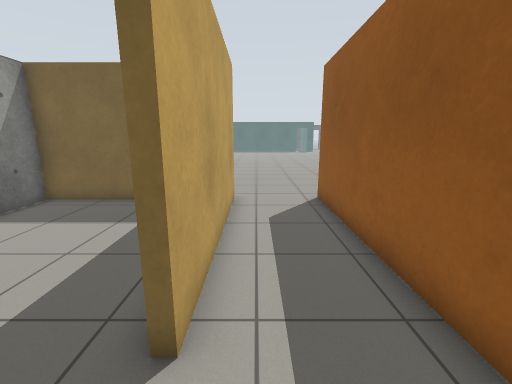
View 1 (above)

16 first-person views from a walk through a robot-simulator world made for Gazebo. The camera is 1.2 m above the floor, tilts 12° down and sees 90° across. The floor is counted in squares, 0.5 m on a side. Each view is taken from the middle of a square. On the plan, view 1 faces up. The plan holds only what a view shows up to about 17 squares ahead; the rest is blank. The place goes on beyond the plan.

View 2
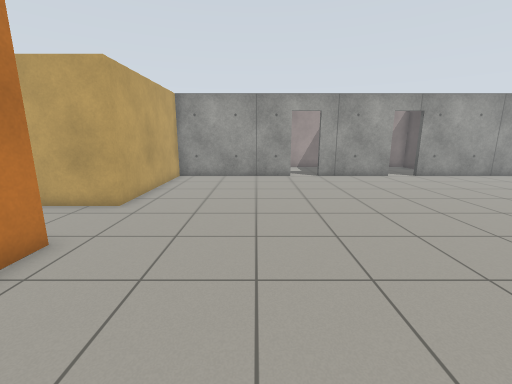

View 3
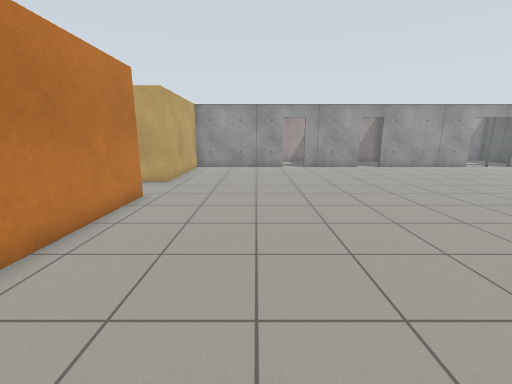

View 4
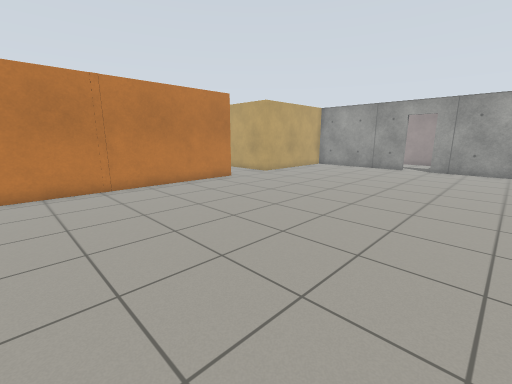

View 5
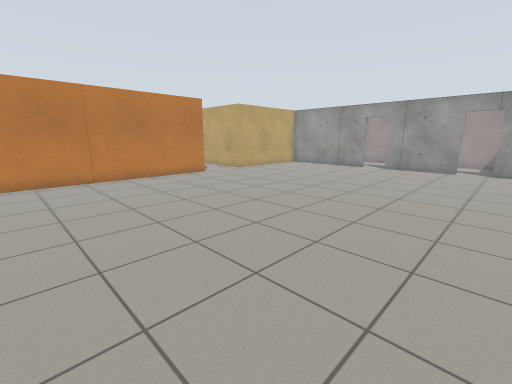

View 6
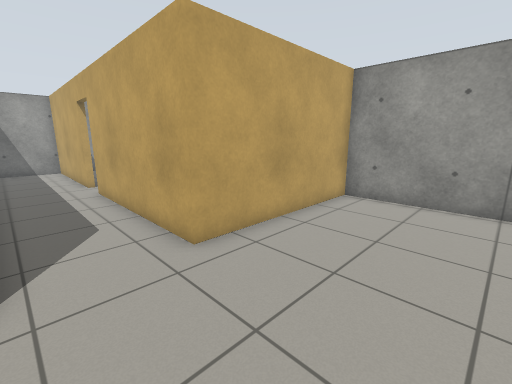

View 7
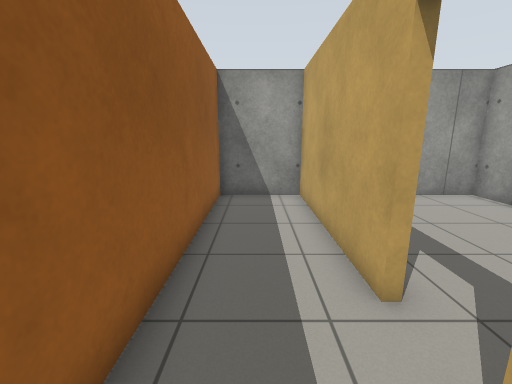

View 8
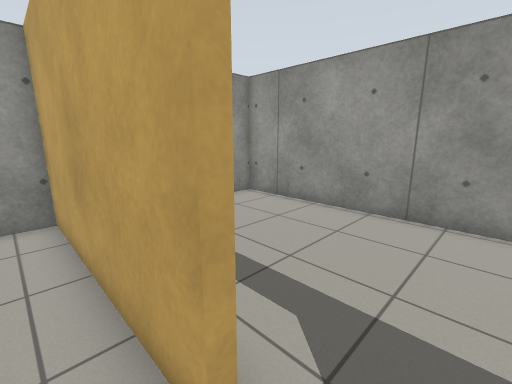

View 9
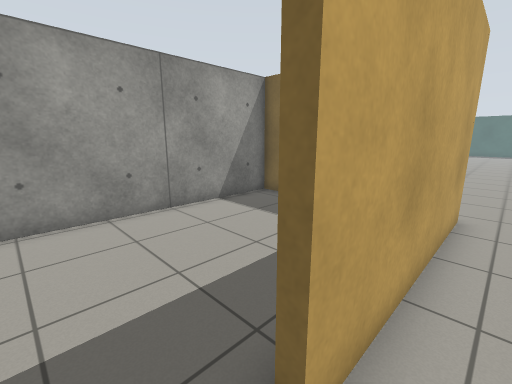

View 10
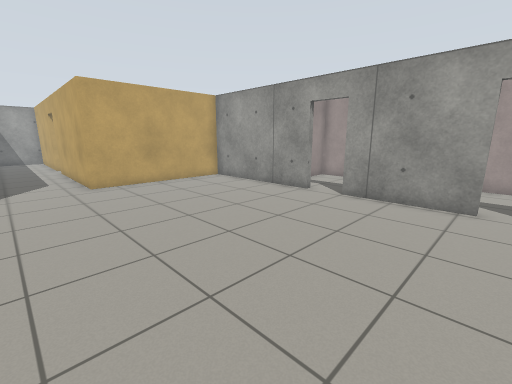

View 11
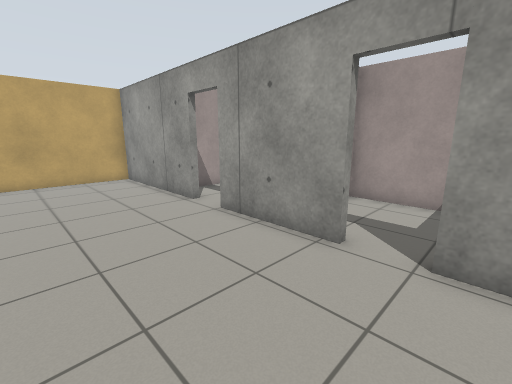

View 12
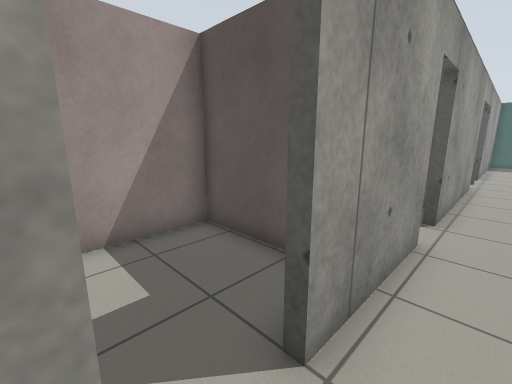

View 13
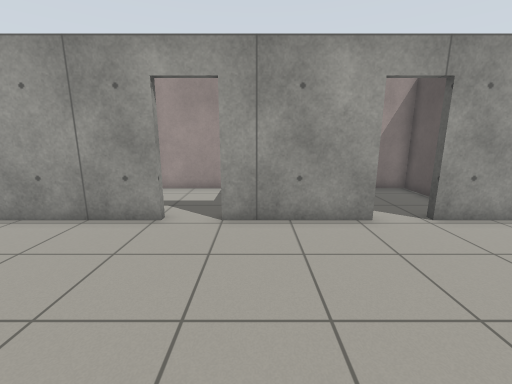

View 14
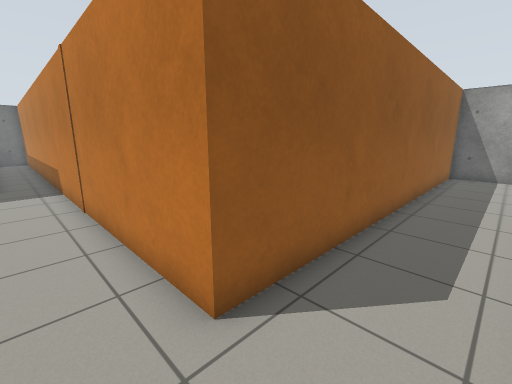

View 15
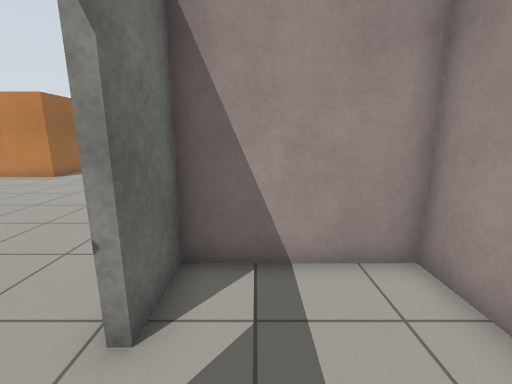

View 16
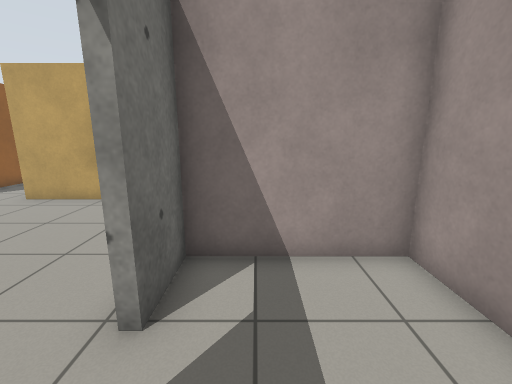

### Floor plan
Ten units are one square. View 1 is at (0, 0); x grows to the right and y downward. Boxes are objects, and circles mark ways between rooms. Rooms are numbered by the first view taken in them; rooms with no view inside come last. Other rooms are left out.
<svg viewBox="-136 -270 276 342">
<path fill="none" stroke="#000" d="M-83 -172 -83 -103 -9 -103 -9 -24M-83 -235 -83 -189M-83 -265 -83 -252M-9 -6 -9 67 25 67 25 -103 135 -103M-131 -265 -131 -214 -86 -214 -86 -235M-101 -211 -131 -211 -131 -151 -86 -151 -86 -172M-48 -98 -83 -98 -83 67 -58 67"/>
<circle cx="-85" cy="-245" r="3" fill="#2a7"/>
<circle cx="-83" cy="-183" r="3" fill="#2a7"/>
<circle cx="-10" cy="-15" r="3" fill="#2a7"/>
<text x="30" y="-160">1</text>
<text x="-110" y="-240">2</text>
<text x="-110" y="-180">3</text>
<text x="-50" y="-20">4</text>
</svg>
Room 1 opens to room 2. Room 1 opens to room 3. Room 1 opens to room 4.

Where each view was taken, in squares from view 1:
view 1: 0 up, 0 right, facing up
view 2: 15 up, 8 right, facing left
view 3: 15 up, 13 right, facing left
view 4: 23 up, 13 right, facing down-left
view 5: 26 up, 13 right, facing down-left
view 6: 15 up, 2 right, facing down-left
view 7: 4 up, 1 right, facing down
view 8: 2 up, 0 right, facing down-left
view 9: 1 up, 0 right, facing up-left
view 10: 24 up, 2 right, facing down-left
view 11: 26 up, 3 left, facing down-left
view 12: 17 up, 7 left, facing up-left
view 13: 20 up, 1 left, facing left
view 14: 12 up, 0 right, facing down-right
view 15: 26 up, 10 left, facing down
view 16: 20 up, 10 left, facing down
